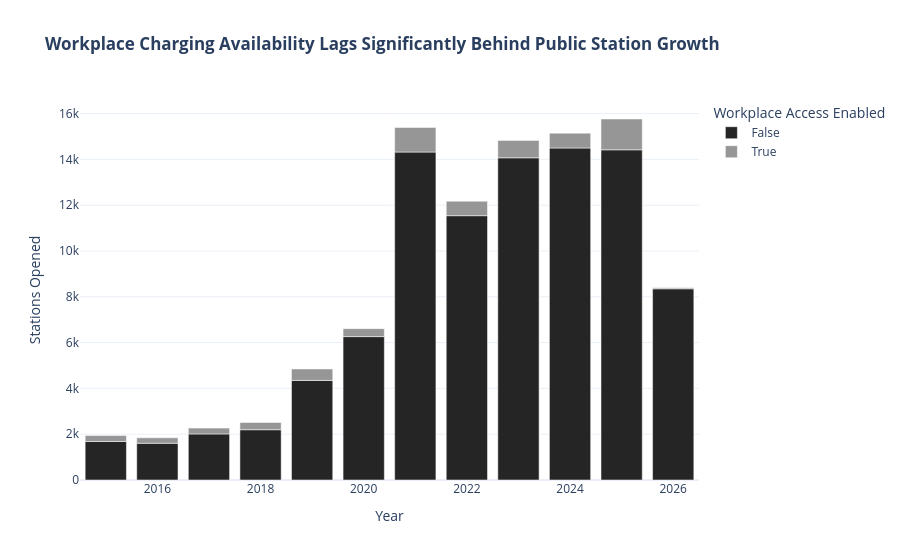

Notebook cell for this chart:
### Code cell
# Question 8: How transparently is fee and pricing information reported across top networks?
price_df = df.groupby(['EV Network Clean', 'EV Pricing'])['ID'].count().reset_index()
top_nets_price = price_df[price_df['EV Network Clean'].isin(df['EV Network Clean'].value_counts().head(6).index)]

fig8 = px.bar(
    top_nets_price,
    x='EV Network Clean',
    y='ID',
    color='EV Pricing',
    title="Q8: Public Pricing Structure Disclosures by Network Operator",
    labels={'ID': 'Station Count'},
    barmode='stack',
    template='plotly_white'
)
fig8.update_layout(xaxis_tickangle=-30)
fig8.show()

### Figure 1 — Plotly figure (JSON) as saved in the notebook; plotly's stock layout.template omitted (floating-point values rounded to 4 significant figures)
{"data": [{"hovertemplate": "Workplace Access Enabled=False<br>Year=%{x}<br>Stations Opened=%{y}<extra></extra>", "legendgroup": "False", "marker": {"color": "#252525", "pattern": {"shape": ""}}, "name": "False", "orientation": "v", "showlegend": true, "textposition": "auto", "type": "bar", "x": [2015.0, 2016.0, 2017.0, 2018.0, 2019.0, 2020.0, 2021.0, 2022.0, 2023.0, 2024.0, 2025.0, 2026.0], "xaxis": "x", "y": [1682, 1604, 2011, 2196, 4348, 6261, 14321, 11542, 14070, 14497, 14419, 8350], "yaxis": "y"}, {"hovertemplate": "Workplace Access Enabled=True<br>Year=%{x}<br>Stations Opened=%{y}<extra></extra>", "legendgroup": "True", "marker": {"color": "#969696", "pattern": {"shape": ""}}, "name": "True", "orientation": "v", "showlegend": true, "textposition": "auto", "type": "bar", "x": [2015.0, 2016.0, 2017.0, 2018.0, 2019.0, 2020.0, 2021.0, 2022.0, 2023.0, 2024.0, 2025.0, 2026.0], "xaxis": "x", "y": [259, 237, 255, 318, 502, 348, 1074, 633, 760, 649, 1345, 44], "yaxis": "y"}], "layout": {"barmode": "relative", "legend": {"title": {"text": "Workplace Access Enabled"}, "tracegroupgap": 0}, "title": {"text": "<b>Workplace Charging Availability Lags Significantly Behind Public Station Growth</b>"}, "xaxis": {"anchor": "y", "domain": [0, 1], "title": {"text": "Year"}}, "yaxis": {"anchor": "x", "domain": [0, 1], "title": {"text": "Stations Opened"}}}}
